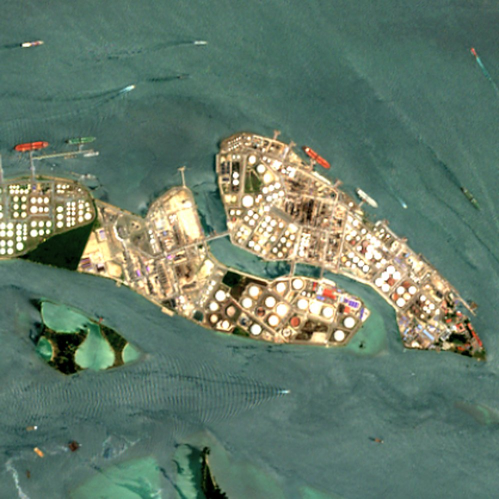
#> input picture docs/sat/bukom/2026-10-01.jpg, 998 x 998 px (shown at 1/2 size)
$ python -i sat.py   (imports and definitions only)
#> lines starting #> are read from the running program, lines starting #| are printed output that depends on the picture
#> further down, picture is the input picture: PIL image 998x998 RGB; mean R, G, B 100.8, 123, 106.2
from __future__ import annotations

import io
import json
import math
import os
import re
import time
import urllib.error
import urllib.parse
import urllib.request
from concurrent.futures import ThreadPoolExecutor
from datetime import datetime, timedelta, timezone

HERE = os.path.dirname(os.path.abspath(__file__))
OUT = os.path.join(HERE, "docs", "sat.json")
DIR = os.path.join(HERE, "docs", "sat")
UA = "econnews-bot (+https://github.com/venerablesoul/econnews)"
STAC = "https://planetarycomputer.microsoft.com/api/stac/v1/search"
TILES = ("https://planetarycomputer.microsoft.com/api/data/v1/item/tiles/WebMercatorQuad/{z}/{x}/{y}@1x?collection=sentinel-2-l2a"
         "&item={item}&assets=visual&asset_bidx=visual%7C1%2C2%2C3&nodata=0&format=png")
SMOOTH = "&resampling=bilinear&reproject=bilinear"
SRC = "Contains modified Copernicus Sentinel data {years} · via Microsoft Planetary Computer"
RENDER_V = 2
MAX_M_PX = 9.6
OUT_M_PX = 4.0
MAX_SIDE = 1800
THUMB = 420
MAX_TILES = 49
EVERY_H = 12
PER_CALL = 3
BUDGET_S = 100
KEEP = 4
MAX_CC = 40
MAX_CLOUD = 0.12
MAX_EMPTY = 0.02
OLD_DAYS = (21, 75)

SITES = (
    ("cushing", "Cushing, Oklahoma (WTI hub)", "Кушинг, Оклахома (хаб WTI)", 35.937, -96.742, 7.5),
    ("houston", "Houston Ship Channel", "Хьюстонский судоходный канал", 29.733, -95.190, 8.0),
    ("rotterdam", "Rotterdam: Europoort and Maasvlakte", "Роттердам: Европорт и Маасвлакте", 51.950, 4.080, 8.0),
    ("primorsk", "Primorsk oil terminal", "Нефтяной терминал Приморск", 60.342, 28.716, 5.0),
    ("novorossiysk", "Novorossiysk: Sheskharis", "Новороссийск: Шесхарис", 44.707, 37.846, 5.0),
    ("rastanura", "Ras Tanura", "Рас-Танура", 26.648, 50.154, 5.0),
    ("kharg", "Kharg Island", "Остров Харк", 29.226, 50.315, 5.0),
    ("fujairah", "Fujairah", "Фуджейра", 25.193, 56.352, 6.0),
    ("singapore", "Singapore: Jurong Island", "Сингапур: остров Джуронг", 1.268, 103.700, 7.0),
    ("bukom", "Singapore: Pulau Bukom", "Сингапур: остров Буком", 1.232, 103.762, 4.0),
)


# ---------------------------------------------------------------------------
# geometry: the hub's box, WebMercator tiles
# ---------------------------------------------------------------------------
# [10 lines left out: functions bbox, world_px, not called in this run]


def m_per_px(lat, z):
    return 156543.03 * math.cos(math.radians(lat)) / 2 ** z


def zoom_for(lat):
    return max(12, min(16, math.ceil(math.log2(156543.03 * math.cos(math.radians(lat)) / MAX_M_PX) - 1e-9)))


# [40 lines left out: functions tiles_for, http, search, not called in this run]


_smooth = {"on": True}


# [44 lines left out: functions render, quality, not called in this run]


def enhance(pic):
    from PIL import Image, ImageEnhance, ImageFilter, ImageOps
    rgb = pic.convert("RGB")
    if pic.mode == "RGBA":
        bg = Image.new("RGB", pic.size, (0, 0, 0))
        bg.paste(rgb, mask=pic.getchannel("A"))
        rgb = bg
    rgb = ImageOps.autocontrast(rgb, cutoff=(0.5, 0.02), preserve_tone=True)
    hist = rgb.convert("L").histogram()
#> hist = 256 values, max 32974 at index 92, min 260 at index 23, mean 3890.6
    land = sum(hist[40:]) or 1
#> land = 973156
    acc, med = 0, 128
    for v in range(40, 256):
        acc += hist[v]
        if acc >= land / 2:
            med = v
            break
#> this loop made 57 passes
#> acc on passes 1 to 12: 394, 828, 1213, 1656, 2086, 2565, 3004, 3477, 3991, 4506, 5047, 5589
#> after the loop, acc = 513045
    gamma = max(0.75, min(1.6, math.log(128 / 255) / math.log(max(1, min(254, med)) / 255)))
    if abs(gamma - 1) > 0.04:
        y, cb, cr = rgb.convert("YCbCr").split()
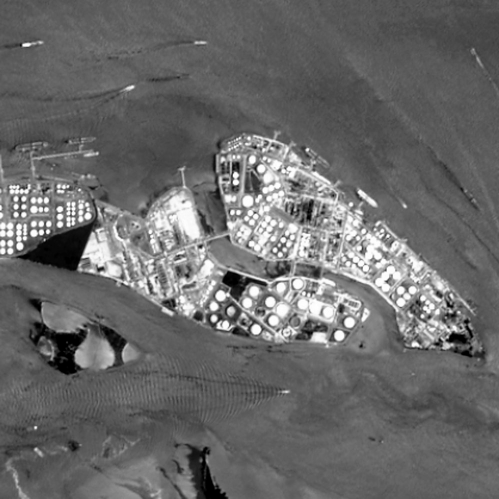
#> y: PIL image 998x998 L (shown at 1/2 size); min 0, max 255, mean 105.4
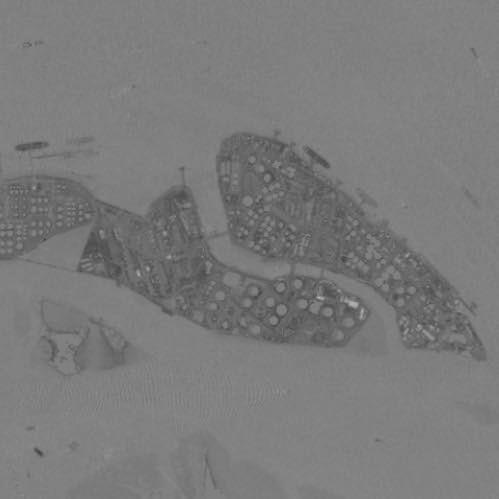
#> cb: PIL image 998x998 L (shown at 1/2 size); min 66, max 182, mean 122.6
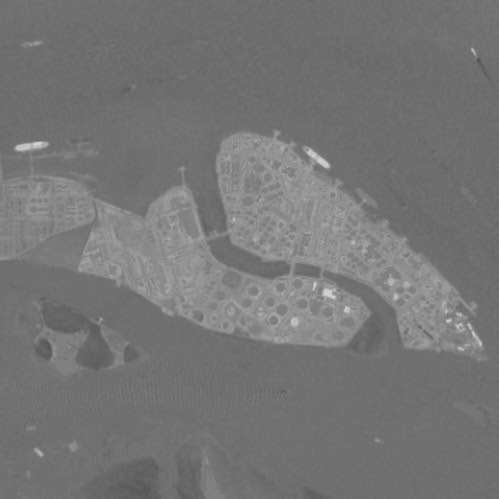
#> cr: PIL image 998x998 L (shown at 1/2 size); min 80, max 218, mean 117.3
        y = y.point([round(255 * (v / 255) ** gamma) for v in range(256)])
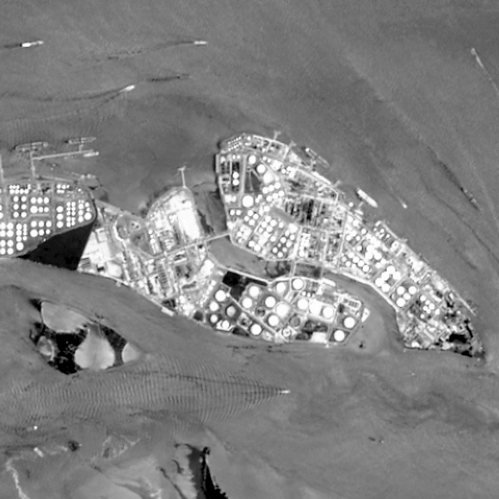
#> y: PIL image 998x998 L (shown at 1/2 size); min 0, max 255, mean 129.8
        rgb = Image.merge("YCbCr", (y, cb, cr)).convert("RGB")
    rgb = ImageEnhance.Color(rgb).enhance(1.06 if gamma <= 1.1 else 1.0)
    scale = max(1.0, max(rgb.size) / 900)
#> scale = 1.11
    rgb = rgb.filter(ImageFilter.UnsharpMask(radius=round(1.0 * scale, 1), percent=70, threshold=3))
    return rgb.filter(ImageFilter.UnsharpMask(radius=round(3.0 * scale, 1), percent=18, threshold=4))


# [13 lines left out: function save_jpeg, not called in this run]


def thumb_of(path):
    return path[:-4] + "_t.jpg"


# ---------------------------------------------------------------------------
# the hubs
# ---------------------------------------------------------------------------
# [29 lines left out: functions load, best, _drop, not called in this run]


def stale(rec, b):
    return bool(rec.get("redo")) or any(isinstance(i, dict) and (i.get("v") != RENDER_V or (i.get("bb") or rec.get("bbox")) != b)
                                        for i in rec.get("imgs") or [])


# [117 lines left out: functions refresh, update_site, build, not called in this run]


# [2 lines not run here, left out]

>>> from PIL import Image
>>> picture = Image.open('docs/sat/bukom/2026-10-01.jpg')
>>> result = enhance(picture)

$ run again, on docs/sat/cushing/2026-10-25_t.jpg
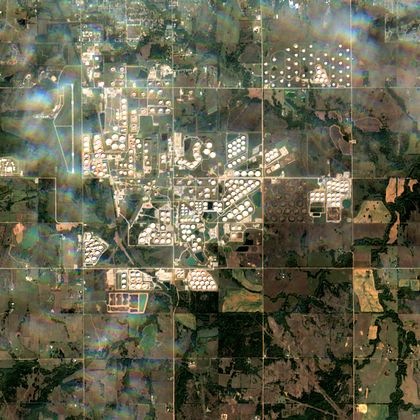
#> input picture docs/sat/cushing/2026-10-25_t.jpg, 420 x 420 px
#> picture is the input picture: PIL image 420x420 RGB; mean R, G, B 102.5, 101.5, 80.3
#> hist = 256 values, max 1748 at index 82, min 4 at index 255, mean 689.1
#> land = 155974
#> the loop in enhance, `for v in range(40, 256):` made 60 passes
#> acc on passes 1 to 8: 734, 1509, 2279, 3045, 3847, 4651, 5484, 6395
#> after the loop in enhance, `for v in range(40, 256):`: acc = 79359
#> in enhance, `y = y.point([round(255 * (v / 255) ** gamma) for v in range(256)])`:
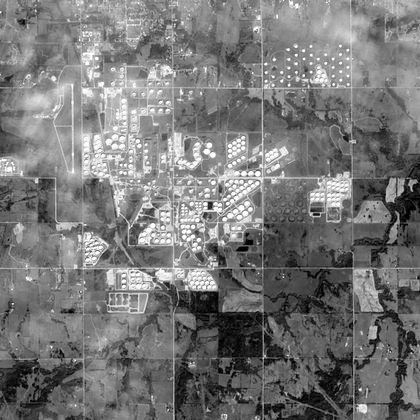
#> y: PIL image 420x420 L; min 0, max 254, mean 119.5
#> in enhance, `return rgb.filter(ImageFilter.UnsharpMask(radius=round(3.0 * scale, 1)..`:
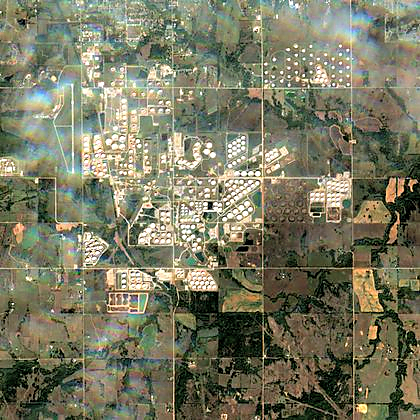
#> returned value: PIL image 420x420 RGB; mean R, G, B 121.3, 121.5, 97.7

$ run again, on docs/sat/cushing/2026-11-19.jpg
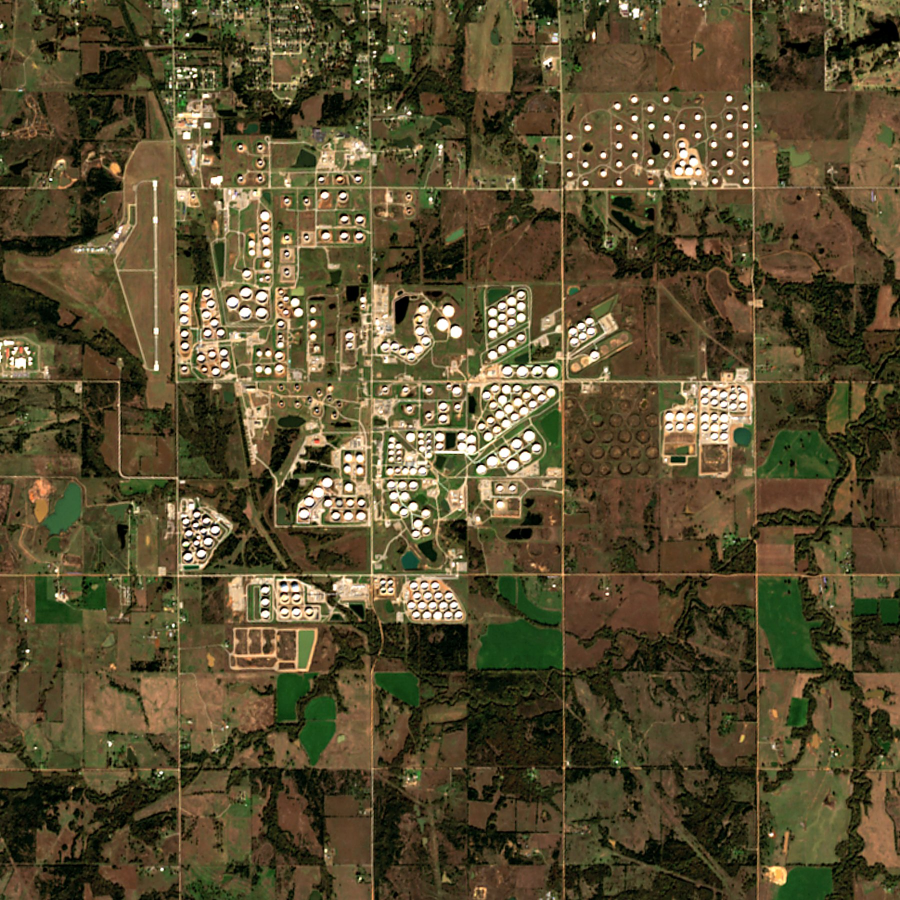
#> input picture docs/sat/cushing/2026-11-19.jpg, 1800 x 1800 px (shown at 1/2 size)
#> picture is the input picture: PIL image 1800x1800 RGB; mean R, G, B 88.1, 77.4, 47.7
#> hist = 256 values, max 50516 at index 71, min 679 at index 241, mean 12656.2
#> land = 2627838
#> the loop in enhance, `for v in range(40, 256):` made 39 passes
#> acc on passes 1 to 8: 20054, 40143, 60298, 80722, 101831, 122975, 144906, 167907
#> after the loop in enhance, `for v in range(40, 256):`: acc = 1334828
#> in enhance, `y = y.point([round(255 * (v / 255) ** gamma) for v in range(256)])`:
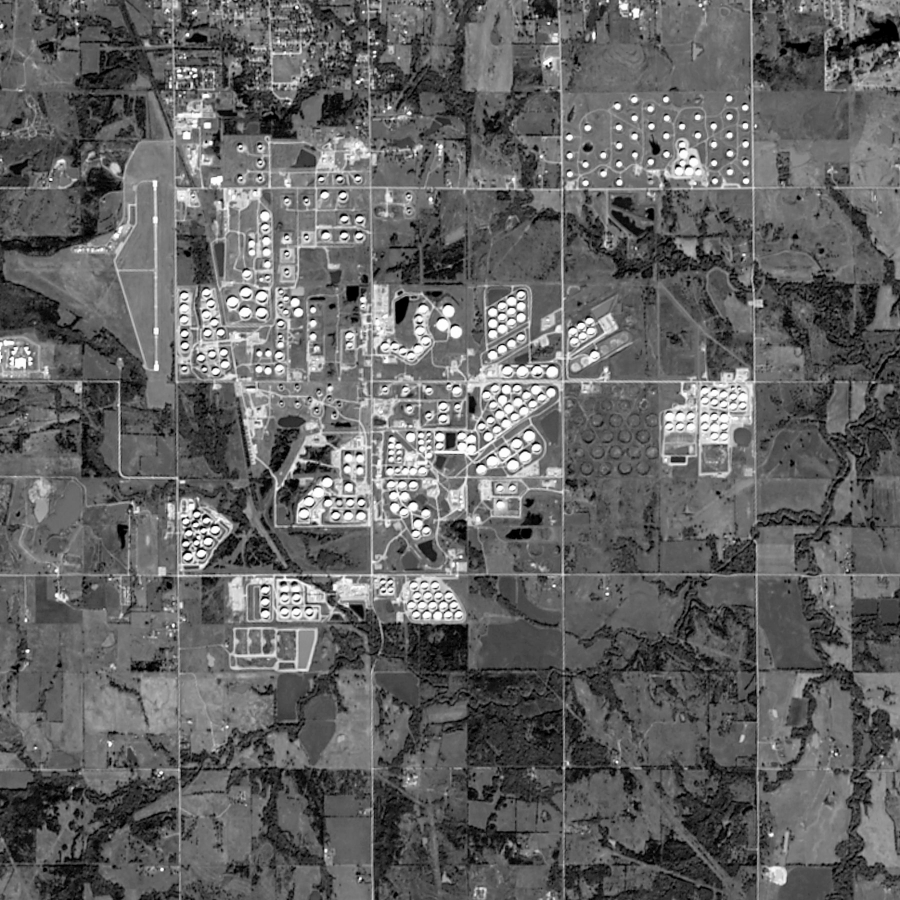
#> y: PIL image 1800x1800 L (shown at 1/2 size); min 0, max 255, mean 99.1
#> in enhance, `rgb = Image.merge("YCbCr", (y, cb, cr)).convert("RGB")`:
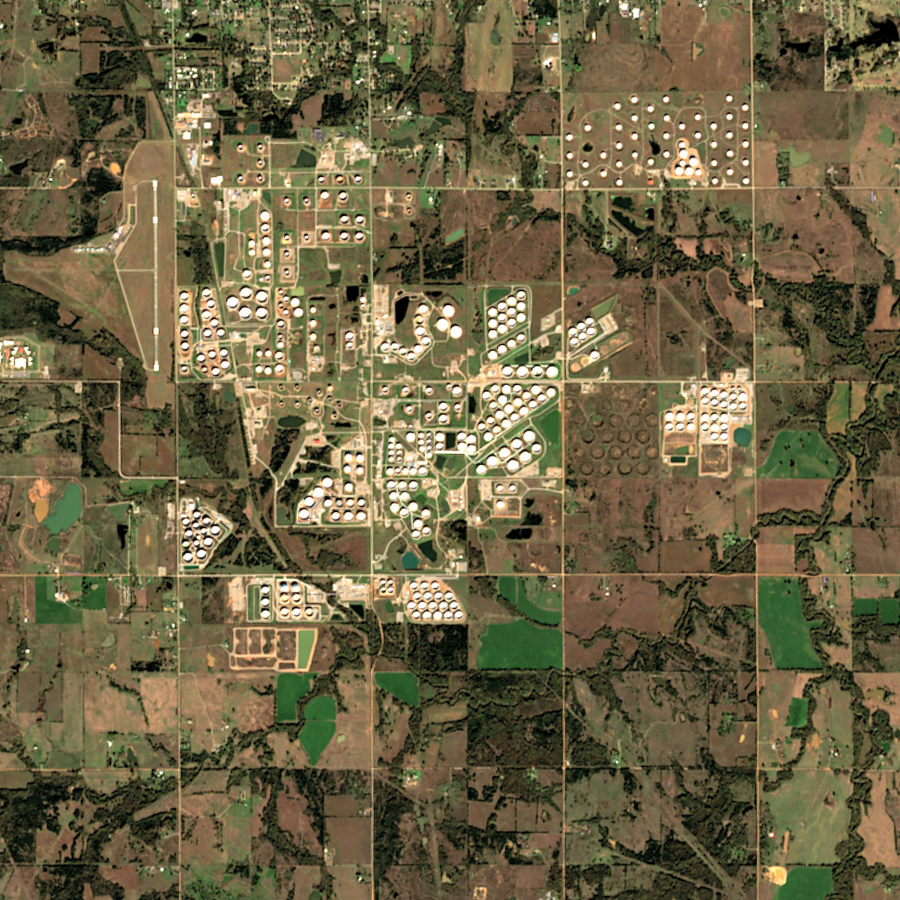
#> rgb: PIL image 1800x1800 RGB (shown at 1/2 size); mean R, G, B 108.9, 99.3, 68.5
